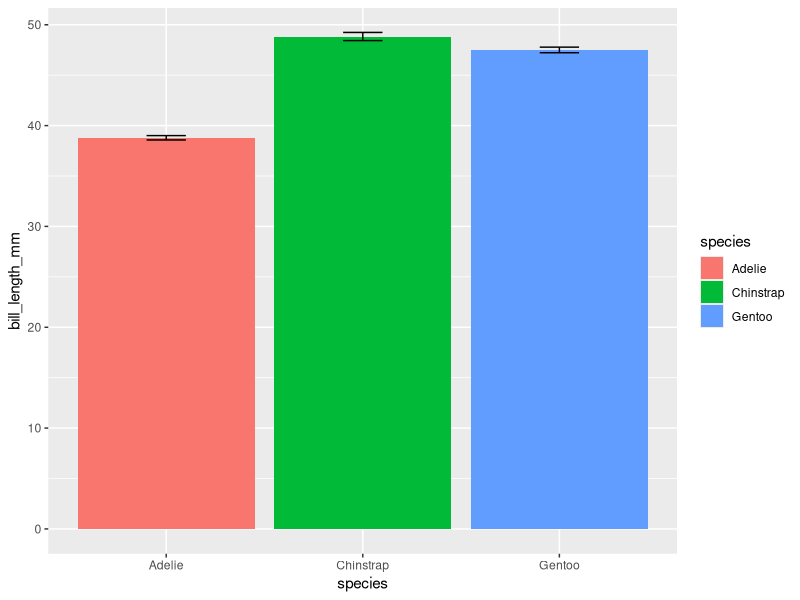
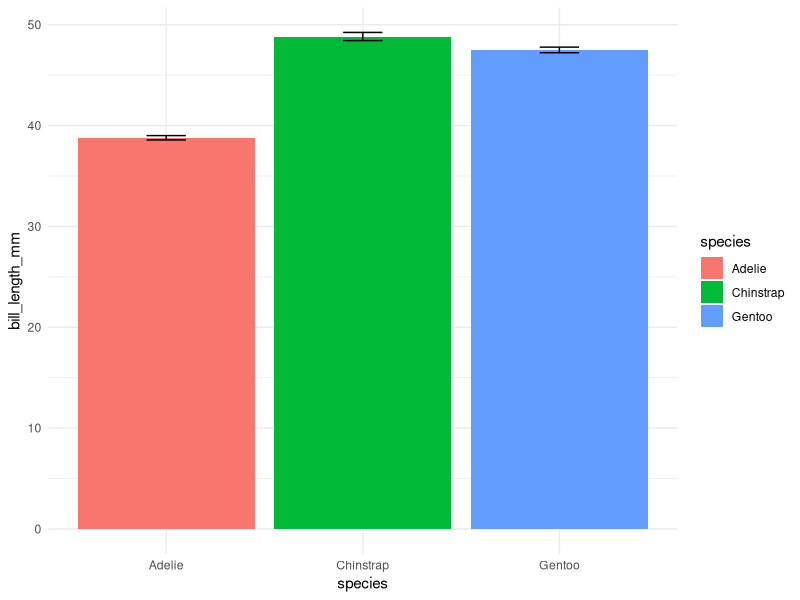

R code for these plots, in order:

            library(ggplot2)
            library(palmerpenguins)
            built_answer <- tryCatch(
                {
                    set.seed(42)
                    ggplot(penguins, aes(x = species, y = bill_length_mm, fill = species)) + stat_summary(fun = mean, geom = "bar") + stat_summary(fun.data = mean_se, geom = "errorbar", width = 0.2)
                    suppressWarnings(
                        if (!file.exists("/sandbox/figures/bill-length_species_mean_bar_errorbar_answer.png")) {
                            ggsave(
                                width = 3,
                                height = 3,
                                "/sandbox/figures/bill-length_species_mean_bar_errorbar_answer.png"
                            )
                        }
                    )
                    suppressWarnings(
                        ggplot_build(last_plot())
                    )
                },
                error = function(e) {
                    'ERROR'
                }
            )
            built_submission <- tryCatch(
                {
                    set.seed(42)
                    library(palmerpenguins)

ggplot(penguins, aes(x = species, y = bill_length_mm, fill = species)) +
  stat_summary(fun = mean, geom = "bar", position = "dodge") +
  stat_summary(fun.data = mean_se, geom = "errorbar", width = 0.2, position = "dodge") +
  theme_minimal()
                    suppressWarnings(
                        ggsave(
                            width = 3,
                            height = 3,
                            "figures/bill-length_species_mean_bar_errorbar_submission_granite.png"
                        )
                    )
                    suppressWarnings(
                        ggplot_build(last_plot())
                    )
                },
                error = function(e) {
                    'ERROR'
                }
            )
            cat(isTRUE(all.equal(built_answer, built_submission)))
        
